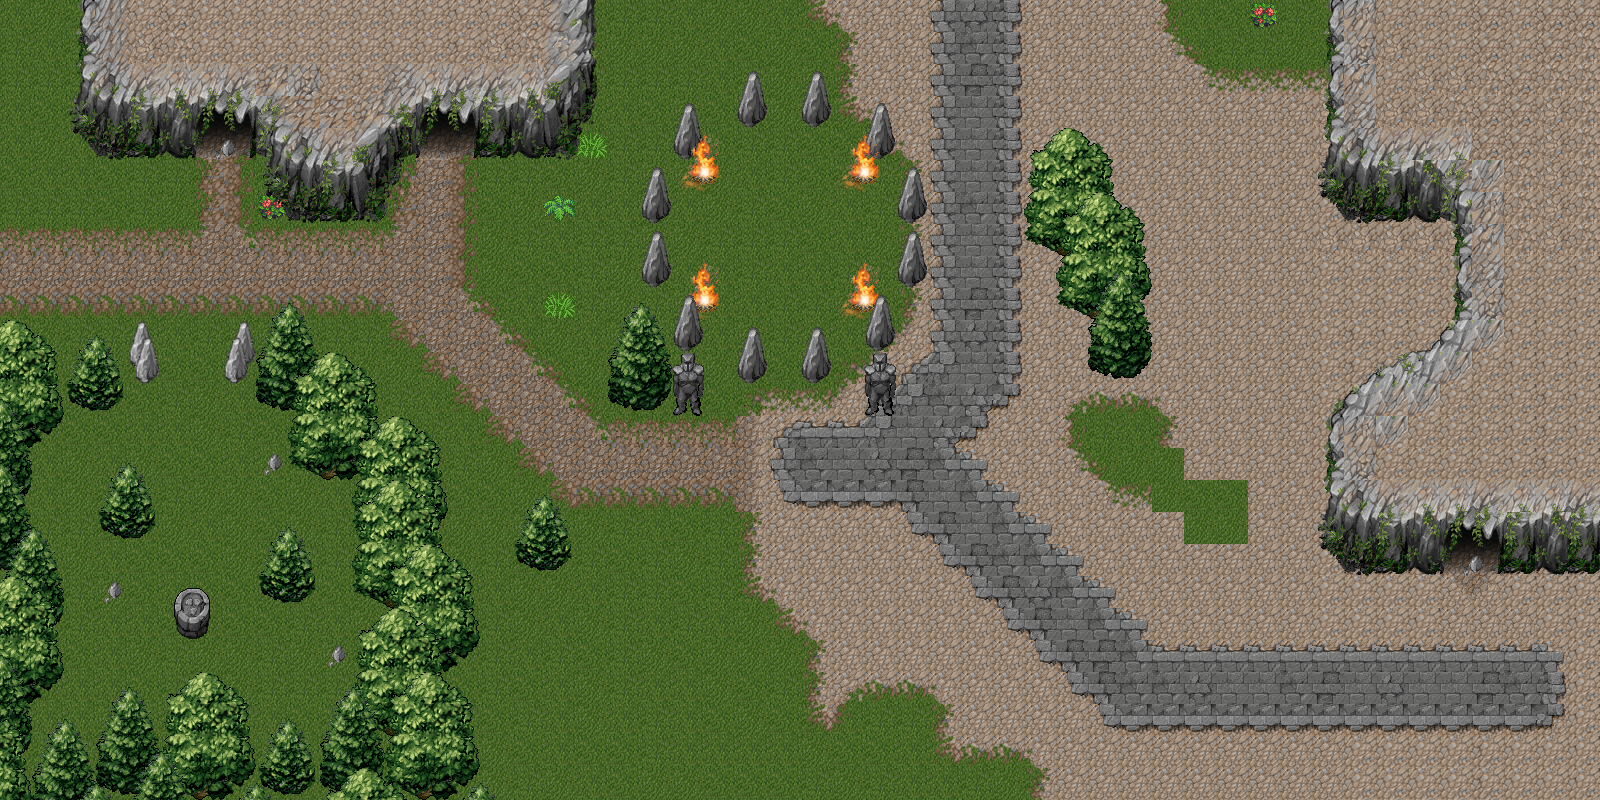

Below is a game level as drawn by its tile map, then a one-line description and the .tmx that defines it (tile-layer data replaced by summaries):
An orthogonal 50x25 tile map with 32x32 px tiles, 8 tile layers (bg0_grass, bg1_path, bg1, bg2, ...) and 56 objects (player, tr1, tr2, tr3, Amazing Awesome Thing of Awesomeness).

<map version="1.0" orientation="orthogonal" width="50" height="25" tilewidth="32" tileheight="32">
 <tileset firstgid="1" name="outdoors" tilewidth="32" tileheight="32">
  <image source="mountain_landscape_25.png" trans="ffffff" width="512" height="512" />
 </tileset>
 <layer name="bg0_grass" width="50" height="25">
  <data>[1250 cells, 1250 non-empty, 4 distinct tile ids]</data>
 </layer>
 <layer name="bg1_path" width="50" height="25" opacity="0.99">
  <data>[1250 cells, 682 non-empty, 56 distinct tile ids]</data>
 </layer>
 <layer name="bg1" width="50" height="25">
  <data>[1250 cells, 182 non-empty, 53 distinct tile ids]</data>
 </layer>
 <layer name="bg2" width="50" height="25">
  <data>[1250 cells, 127 non-empty, 76 distinct tile ids]</data>
 </layer>
 <layer name="bg3" width="50" height="25">
  <data>[1250 cells, 16 non-empty, 12 distinct tile ids]</data>
 </layer>
 <objectgroup name="player" width="50" height="25">
  <object name="spawn" type="player" x="768" y="224" width="32" height="32" />
 </objectgroup>
 <layer name="fg0" width="50" height="25">
  <data>[1250 cells, 147 non-empty, 25 distinct tile ids]</data>
 </layer>
 <layer name="fg1" width="50" height="25">
  <data>[1250 cells, 0 non-empty, 0 distinct tile ids]</data>
 </layer>
 <layer name="fg2" width="50" height="25">
  <data>[1250 cells, 0 non-empty, 0 distinct tile ids]</data>
 </layer>
 <objectgroup name="collision" width="50" height="25">
  <object x="608" y="352" width="64" height="64" />
  <object x="96" y="128" width="96" height="32" />
  <object x="256" y="128" width="128" height="64" />
  <object x="288" y="192" width="96" height="32" />
  <object x="384" y="128" width="32" height="32" />
  <object x="480" y="128" width="96" height="32" />
  <object x="672" y="384" width="32" height="32" />
  <object x="864" y="384" width="32" height="32" />
  <object x="736" y="352" width="32" height="32" />
  <object x="800" y="352" width="32" height="32" />
  <object x="864" y="320" width="32" height="32" />
  <object x="896" y="256" width="32" height="32" />
  <object x="896" y="192" width="32" height="32" />
  <object x="864" y="128" width="32" height="32" />
  <object x="800" y="96" width="32" height="32" />
  <object x="736" y="96" width="32" height="32" />
  <object x="640" y="192" width="32" height="32" />
  <object x="640" y="256" width="32" height="32" />
  <object x="672" y="320" width="32" height="32" />
  <object name="tr1" x="1024" y="192" width="96" height="64" />
  <object name="tr2" x="1056" y="256" width="96" height="64" />
  <object name="tr3" x="1088" y="320" width="64" height="64" />
  <object x="80" y="0" width="511" height="127" />
  <object x="1332" y="0" width="266" height="191" />
  <object x="1344" y="192" width="256" height="32" />
  <object x="1344" y="544" width="96" height="32" />
  <object x="1504" y="544" width="96" height="32" />
  <object x="1456" y="225" width="156" height="126" />
  <object x="1440" y="352" width="160" height="32" />
  <object x="1376" y="384" width="224" height="32" />
  <object x="1330" y="416" width="269" height="127" />
  <object x="256" y="352" width="64" height="64" />
  <object x="288" y="416" width="96" height="64" />
  <object x="352" y="480" width="96" height="128" />
  <object x="384" y="608" width="96" height="64" />
  <object x="352" y="672" width="96" height="64" />
  <object x="128" y="352" width="32" height="32" />
  <object x="224" y="352" width="32" height="32" />
  <object x="64" y="384" width="64" height="32" />
  <object x="0" y="384" width="64" height="64" />
  <object x="0" y="448" width="32" height="128" />
  <object x="0" y="576" width="64" height="128" />
  <object x="0" y="704" width="29" height="91" />
  <object x="32" y="768" width="288" height="32" />
  <object x="96" y="736" width="160" height="32" />
  <object x="320" y="736" width="160" height="64" />
  <object x="96" y="512" width="64" height="32" />
  <object x="256" y="576" width="64" height="32" />
  <object x="512" y="544" width="64" height="32" />
  <object name="Amazing Awesome Thing of Awesomeness" x="175" y="589" width="33" height="48" />
  <object x="672" y="128" width="32" height="32" />
  <object x="693" y="143" width="22" height="43" />
  <object x="854" y="268" width="22" height="43" />
  <object x="694" y="268" width="22" height="43" />
  <object x="854" y="140" width="22" height="43" />
 </objectgroup>
</map>
